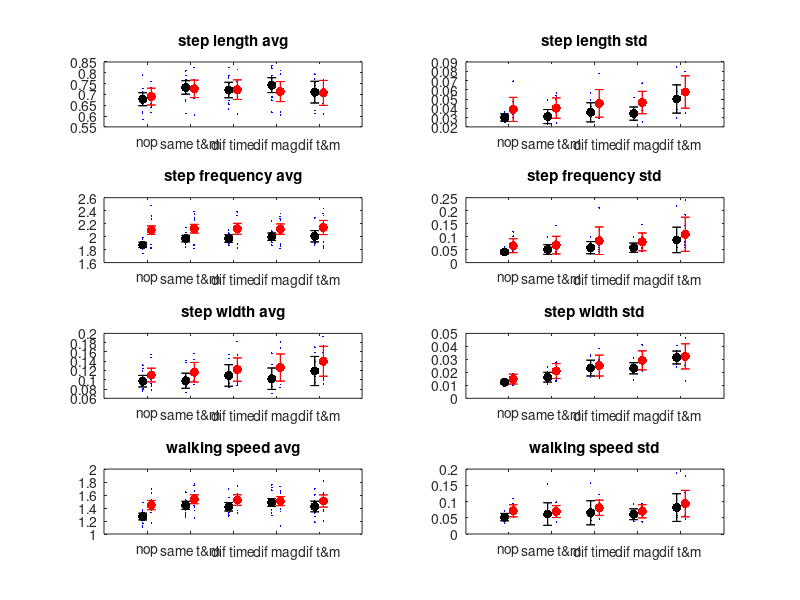

This figure's MATLAB source: (Note: this script raises an error after producing the figure.)
%% plots youngs vs old 
load main_kinem_y
load main_kinem_o
load detrend_y
load detrend_o

conds = {'no_pert' 'same_mf' 'diff_f' 'diff_m' 'diff_fm'};

%% old vs young kinematic with individual subjects
w = 0.1;
% for m=1:length(subjs)
    for i=1:length(conds)
        figure(100)
        subplot(4,2,1)
        xlim([0 6])
%         ylim([0.6 0.85])
        plot(i - w,mean(kinem_y.sl.(conds{i}).avg),'k.','MarkerSize',20), hold on
        plot(i - w,kinem_y.sl.(conds{i}).avg,'b.','MarkerSize',4), hold on
        errorbar(i - w,mean(kinem_y.sl.(conds{i}).avg),mean(kinem_y.sl.(conds{i}).standdev),'k.'), hold on
    end
% end
figure(100)
set(gca, 'XTick', [1,2,3,4,5],'XTickLabel',{'nop' 'same t&m' 'dif time' 'dif mag' 'dif t&m'});
title('step length avg')
% errorbar([1; 2; 3; 4; 5],mean(sl.(conds{i}).avg),mean(sl.(conds{i}).standdev),'.');
% errorbar([0.80 1.15 1.50; 2.60 2.95 3.30; 4.40 4.75 5.10],stridewidth_variation_detrended_bar_plot,error_width_detrended,'.');
% errorbar([0.80 1.15 1.50; 2.60 2.95 3.30; 4.40 4.75 5.10],(stridewidth_variation_detrended_bar_plot + stridewidth_variation_speedtrend_bar_plot),error_width_speedtrend,'.');
% [i-0.1,i,i+0.1]
for i=1:length(conds)
        figure(100)
        subplot(4,2,2)
        xlim([0 6])
%         ylim([0.6 0.85])
        plot(i - w,mean(kinem_y.sl.(conds{i}).standdev),'k.','MarkerSize',20), hold on
        plot(i - w,kinem_y.sl.(conds{i}).standdev,'b.','MarkerSize',4), hold on
        errorbar(i - w,mean(kinem_y.sl.(conds{i}).standdev),mean(std(kinem_y.sl.(conds{i}).standdev)),'k.'), hold on
end
% end
figure(100)
set(gca, 'XTick', [1,2,3,4,5],'XTickLabel',{'nop' 'same t&m' 'dif time' 'dif mag' 'dif t&m'});
title('step length std')

    for i=1:length(conds)
        figure(100)
        subplot(4,2,3)
        xlim([0 6])
%         ylim([0.6 0.85])
        plot(i - w,mean(kinem_y.sf.(conds{i}).avg),'k.','MarkerSize',20), hold on
        plot(i - w,kinem_y.sf.(conds{i}).avg,'b.','MarkerSize',4), hold on
        errorbar(i - w,mean(kinem_y.sf.(conds{i}).avg),mean(kinem_y.sf.(conds{i}).standdev),'k.'), hold on
    end
% end
figure(100)
set(gca, 'XTick', [1,2,3,4,5],'XTickLabel',{'nop' 'same t&m' 'dif time' 'dif mag' 'dif t&m'});
title('step frequency avg')
% errorbar([1; 2; 3; 4; 5],mean(kinem_y.sf.(conds{i}).avg),mean(kinem_y.sf.(conds{i}).standdev),'.');
% errorbar([0.80 1.15 1.50; 2.60 2.95 3.30; 4.40 4.75 5.10],stridewidth_variation_detrended_bar_plot,error_width_detrended,'.');
% errorbar([0.80 1.15 1.50; 2.60 2.95 3.30; 4.40 4.75 5.10],(stridewidth_variation_detrended_bar_plot + stridewidth_variation_speedtrend_bar_plot),error_width_speedtrend,'.');
% [i-0.1,i,i+0.1]
for i=1:length(conds)
        figure(100)
        subplot(4,2,4)
        xlim([0 6])
%         ylim([0.6 0.85])
        plot(i - w,mean(kinem_y.sf.(conds{i}).standdev),'k.','MarkerSize',20), hold on
        plot(i - w,kinem_y.sf.(conds{i}).standdev,'b.','MarkerSize',4), hold on
        errorbar(i - w,mean(kinem_y.sf.(conds{i}).standdev),mean(std(kinem_y.sf.(conds{i}).standdev)),'k.'), hold on
end
% end
figure(100)
set(gca, 'XTick', [1,2,3,4,5],'XTickLabel',{'nop' 'same t&m' 'dif time' 'dif mag' 'dif t&m'});
title('step frequency std')

    for i=1:length(conds)
        figure(100)
        subplot(4,2,5)
        xlim([0 6])
%         ylim([0.6 0.85])
        plot(i - w,mean(kinem_y.sw.(conds{i}).avg),'k.','MarkerSize',20), hold on
        plot(i - w,kinem_y.sw.(conds{i}).avg,'b.','MarkerSize',4), hold on
        errorbar(i - w,mean(kinem_y.sw.(conds{i}).avg),mean(kinem_y.sw.(conds{i}).standdev),'k.'), hold on
    end
% end
figure(100)
set(gca, 'XTick', [1,2,3,4,5],'XTickLabel',{'nop' 'same t&m' 'dif time' 'dif mag' 'dif t&m'});
title('step width avg')
% errorbar([1; 2; 3; 4; 5],mean(kinem_y.sw.(conds{i}).avg),mean(kinem_y.sw.(conds{i}).standdev),'.');
% errorbar([0.80 1.15 1.50; 2.60 2.95 3.30; 4.40 4.75 5.10],stridewidth_variation_detrended_bar_plot,error_width_detrended,'.');
% errorbar([0.80 1.15 1.50; 2.60 2.95 3.30; 4.40 4.75 5.10],(stridewidth_variation_detrended_bar_plot + stridewidth_variation_speedtrend_bar_plot),error_width_speedtrend,'.');
% [i-0.1,i,i+0.1]
for i=1:length(conds)
        figure(100)
        subplot(4,2,6)
        xlim([0 6])
%         ylim([0.6 0.85])
        plot(i - w,mean(kinem_y.sw.(conds{i}).standdev),'k.','MarkerSize',20), hold on
        plot(i - w,kinem_y.sw.(conds{i}).standdev,'b.','MarkerSize',4), hold on
        errorbar(i - w,mean(kinem_y.sw.(conds{i}).standdev),mean(std(kinem_y.sw.(conds{i}).standdev)),'k.'), hold on
end
% end
figure(100)
set(gca, 'XTick', [1,2,3,4,5],'XTickLabel',{'nop' 'same t&m' 'dif time' 'dif mag' 'dif t&m'});
title('step width std')

for i=1:length(conds)
        figure(100)
        subplot(4,2,7)
        xlim([0 6])
%         ylim([0.6 0.85])
        plot(i - w,mean(kinem_y.ws.(conds{i}).avg),'k.','MarkerSize',20), hold on
        plot(i - w,kinem_y.ws.(conds{i}).avg,'b.','MarkerSize',4), hold on
        errorbar(i - w,mean(kinem_y.ws.(conds{i}).avg),mean(kinem_y.ws.(conds{i}).standdev),'k.'), hold on
    end
% end
figure(100)
set(gca, 'XTick', [1,2,3,4,5],'XTickLabel',{'nop' 'same t&m' 'dif time' 'dif mag' 'dif t&m'});
title('walking speed avg')
% errorbar([1; 2; 3; 4; 5],mean(kinem_y.ws.(conds{i}).avg),mean(kinem_y.ws.(conds{i}).standdev),'.');
% errorbar([0.80 1.15 1.50; 2.60 2.95 3.30; 4.40 4.75 5.10],stridewidth_variation_detrended_bar_plot,error_width_detrended,'.');
% errorbar([0.80 1.15 1.50; 2.60 2.95 3.30; 4.40 4.75 5.10],(stridewidth_variation_detrended_bar_plot + stridewidth_variation_speedtrend_bar_plot),error_width_speedtrend,'.');
% [i-0.1,i,i+0.1]
for i=1:length(conds)
        figure(100)
        subplot(4,2,8)
        xlim([0 6])
%         ylim([0.6 0.85])
        plot(i - w,mean(kinem_y.ws.(conds{i}).standdev),'k.','MarkerSize',20), hold on
        plot(i - w,kinem_y.ws.(conds{i}).standdev,'b.','MarkerSize',4), hold on
        errorbar(i - w,mean(kinem_y.ws.(conds{i}).standdev),mean(std(kinem_y.ws.(conds{i}).standdev)),'k.'), hold on
end
% end
figure(100)
set(gca, 'XTick', [1,2,3,4,5],'XTickLabel',{'nop' 'same t&m' 'dif time' 'dif mag' 'dif t&m'});
title('walking speed std')

%old adults 

for i=1:length(conds)
        figure(100)
        subplot(4,2,1)
        xlim([0 6])
%         ylim([0.6 0.85])
        plot(i + w,mean(kinem_o.sl.(conds{i}).avg),'r.','MarkerSize',20), hold on
        plot(i + w,kinem_o.sl.(conds{i}).avg,'b.','MarkerSize',4), hold on
        errorbar(i + w,mean(kinem_o.sl.(conds{i}).avg),mean(kinem_o.sl.(conds{i}).standdev),'r.'), hold on
    end
% end
figure(100)
set(gca, 'XTick', [1,2,3,4,5],'XTickLabel',{'nop' 'same t&m' 'dif time' 'dif mag' 'dif t&m'});
title('step length avg')
% errorbar([1; 2; 3; 4; 5],mean(sl.(conds{i}).avg),mean(sl.(conds{i}).standdev),'.');
% errorbar([0.80 1.15 1.50; 2.60 2.95 3.30; 4.40 4.75 5.10],stridewidth_variation_detrended_bar_plot,error_width_detrended,'.');
% errorbar([0.80 1.15 1.50; 2.60 2.95 3.30; 4.40 4.75 5.10],(stridewidth_variation_detrended_bar_plot + stridewidth_variation_speedtrend_bar_plot),error_width_speedtrend,'.');
% [i-0.1,i,i+0.1]
for i=1:length(conds)
        figure(100)
        subplot(4,2,2)
        xlim([0 6])
%         ylim([0.6 0.85])
        plot(i + w,mean(kinem_o.sl.(conds{i}).standdev),'r.','MarkerSize',20), hold on
        plot(i + w,kinem_o.sl.(conds{i}).standdev,'b.','MarkerSize',4), hold on
        errorbar(i + w,mean(kinem_o.sl.(conds{i}).standdev),mean(std(kinem_o.sl.(conds{i}).standdev)),'r.'), hold on
end
% end
figure(100)
set(gca, 'XTick', [1,2,3,4,5],'XTickLabel',{'nop' 'same t&m' 'dif time' 'dif mag' 'dif t&m'});
title('step length std')

    for i=1:length(conds)
        figure(100)
        subplot(4,2,3)
        xlim([0 6])
%         ylim([0.6 0.85])
        plot(i + w,mean(kinem_o.sf.(conds{i}).avg),'r.','MarkerSize',20), hold on
        plot(i + w,kinem_o.sf.(conds{i}).avg,'b.','MarkerSize',4), hold on
        errorbar(i + w,mean(kinem_o.sf.(conds{i}).avg),mean(kinem_o.sf.(conds{i}).standdev),'r.'), hold on
    end
% end
figure(100)
set(gca, 'XTick', [1,2,3,4,5],'XTickLabel',{'nop' 'same t&m' 'dif time' 'dif mag' 'dif t&m'});
title('step frequency avg')
% errorbar([1; 2; 3; 4; 5],mean(kinem_o.sf.(conds{i}).avg),mean(kinem_o.sf.(conds{i}).standdev),'.');
% errorbar([0.80 1.15 1.50; 2.60 2.95 3.30; 4.40 4.75 5.10],stridewidth_variation_detrended_bar_plot,error_width_detrended,'.');
% errorbar([0.80 1.15 1.50; 2.60 2.95 3.30; 4.40 4.75 5.10],(stridewidth_variation_detrended_bar_plot + stridewidth_variation_speedtrend_bar_plot),error_width_speedtrend,'.');
% [i-0.1,i,i+0.1]
for i=1:length(conds)
        figure(100)
        subplot(4,2,4)
        xlim([0 6])
%         ylim([0.6 0.85])
        plot(i + w,mean(kinem_o.sf.(conds{i}).standdev),'r.','MarkerSize',20), hold on
        plot(i + w,kinem_o.sf.(conds{i}).standdev,'b.','MarkerSize',4), hold on
        errorbar(i + w,mean(kinem_o.sf.(conds{i}).standdev),mean(std(kinem_o.sf.(conds{i}).standdev)),'r.'), hold on
end
% end
figure(100)
set(gca, 'XTick', [1,2,3,4,5],'XTickLabel',{'nop' 'same t&m' 'dif time' 'dif mag' 'dif t&m'});
title('step frequency std')

    for i=1:length(conds)
        figure(100)
        subplot(4,2,5)
        xlim([0 6])
%         ylim([0.6 0.85])
        plot(i + w,mean(kinem_o.sw.(conds{i}).avg),'r.','MarkerSize',20), hold on
        plot(i + w,kinem_o.sw.(conds{i}).avg,'b.','MarkerSize',4), hold on
        errorbar(i + w,mean(kinem_o.sw.(conds{i}).avg),mean(kinem_o.sw.(conds{i}).standdev),'r.'), hold on
    end
% end
figure(100)
set(gca, 'XTick', [1,2,3,4,5],'XTickLabel',{'nop' 'same t&m' 'dif time' 'dif mag' 'dif t&m'});
title('step width avg')
% errorbar([1; 2; 3; 4; 5],mean(kinem_o.sw.(conds{i}).avg),mean(kinem_o.sw.(conds{i}).standdev),'.');
% errorbar([0.80 1.15 1.50; 2.60 2.95 3.30; 4.40 4.75 5.10],stridewidth_variation_detrended_bar_plot,error_width_detrended,'.');
% errorbar([0.80 1.15 1.50; 2.60 2.95 3.30; 4.40 4.75 5.10],(stridewidth_variation_detrended_bar_plot + stridewidth_variation_speedtrend_bar_plot),error_width_speedtrend,'.');
% [i-0.1,i,i+0.1]
for i=1:length(conds)
        figure(100)
        subplot(4,2,6)
        xlim([0 6])
%         ylim([0.6 0.85])
        plot(i + w,mean(kinem_o.sw.(conds{i}).standdev),'r.','MarkerSize',20), hold on
        plot(i + w,kinem_o.sw.(conds{i}).standdev,'b.','MarkerSize',4), hold on
        errorbar(i + w,mean(kinem_o.sw.(conds{i}).standdev),mean(std(kinem_o.sw.(conds{i}).standdev)),'r.'), hold on
end
% end
figure(100)
set(gca, 'XTick', [1,2,3,4,5],'XTickLabel',{'nop' 'same t&m' 'dif time' 'dif mag' 'dif t&m'});
title('step width std')

for i=1:length(conds)
        figure(100)
        subplot(4,2,7)
        xlim([0 6])
%         ylim([0.6 0.85])
        plot(i + w,mean(kinem_o.ws.(conds{i}).avg),'r.','MarkerSize',20), hold on
        plot(i + w,kinem_o.ws.(conds{i}).avg,'b.','MarkerSize',4), hold on
        errorbar(i + w,mean(kinem_o.ws.(conds{i}).avg),mean(kinem_o.ws.(conds{i}).standdev),'r.'), hold on
    end
% end
figure(100)
set(gca, 'XTick', [1,2,3,4,5],'XTickLabel',{'nop' 'same t&m' 'dif time' 'dif mag' 'dif t&m'});
title('walking speed avg')
% errorbar([1; 2; 3; 4; 5],mean(kinem_o.ws.(conds{i}).avg),mean(kinem_o.ws.(conds{i}).standdev),'.');
% errorbar([0.80 1.15 1.50; 2.60 2.95 3.30; 4.40 4.75 5.10],stridewidth_variation_detrended_bar_plot,error_width_detrended,'.');
% errorbar([0.80 1.15 1.50; 2.60 2.95 3.30; 4.40 4.75 5.10],(stridewidth_variation_detrended_bar_plot + stridewidth_variation_speedtrend_bar_plot),error_width_speedtrend,'.');
% [i-0.1,i,i+0.1]
for i=1:length(conds)
        figure(100)
        subplot(4,2,8)
        xlim([0 6])
%         ylim([0.6 0.85])
        plot(i + w,mean(kinem_o.ws.(conds{i}).standdev),'r.','MarkerSize',20), hold on
        plot(i + w,kinem_o.ws.(conds{i}).standdev,'b.','MarkerSize',4), hold on
        errorbar(i + w,mean(kinem_o.ws.(conds{i}).standdev),mean(std(kinem_o.ws.(conds{i}).standdev)),'r.'), hold on
end
% end
figure(100)
set(gca, 'XTick', [1,2,3,4,5],'XTickLabel',{'nop' 'same t&m' 'dif time' 'dif mag' 'dif t&m'});
title('walking speed std')
%% plots youngs vs old - no individual subjects 
load main_kinem_y
load main_kinem_o

conds = {'no_pert' 'same_mf' 'diff_f' 'diff_m' 'diff_fm'};
w = 0.1;
% for m=1:length(subjs)
    for i=1:length(conds)
        figure(100)
        subplot(4,2,1)
        xlim([0 6])
%         ylim([0.6 0.85])
        plot(i - w,mean(kinem_y.sl.(conds{i}).avg),'k.','MarkerSize',20), hold on
%         plot(i - w,kinem_y.sl.(conds{i}).avg,'b.','MarkerSize',4), hold on
        errorbar(i - w,mean(kinem_y.sl.(conds{i}).avg),mean(kinem_y.sl.(conds{i}).standdev),'k.'), hold on
    end
% end
figure(100)
set(gca, 'XTick', [1,2,3,4,5],'XTickLabel',{'nop' 'same t&m' 'dif time' 'dif mag' 'dif t&m'});
title('step length avg')
% errorbar([1; 2; 3; 4; 5],mean(sl.(conds{i}).avg),mean(sl.(conds{i}).standdev),'.');
% errorbar([0.80 1.15 1.50; 2.60 2.95 3.30; 4.40 4.75 5.10],stridewidth_variation_detrended_bar_plot,error_width_detrended,'.');
% errorbar([0.80 1.15 1.50; 2.60 2.95 3.30; 4.40 4.75 5.10],(stridewidth_variation_detrended_bar_plot + stridewidth_variation_speedtrend_bar_plot),error_width_speedtrend,'.');
% [i-0.1,i,i+0.1]
for i=1:length(conds)
        figure(100)
        subplot(4,2,2)
        xlim([0 6])
%         ylim([0.6 0.85])
        plot(i - w,mean(kinem_y.sl.(conds{i}).standdev),'k.','MarkerSize',20), hold on
%         plot(i - w,kinem_y.sl.(conds{i}).standdev,'b.','MarkerSize',4), hold on
        errorbar(i - w,mean(kinem_y.sl.(conds{i}).standdev),mean(std(kinem_y.sl.(conds{i}).standdev)),'k.'), hold on
end
% end
figure(100)
set(gca, 'XTick', [1,2,3,4,5],'XTickLabel',{'nop' 'same t&m' 'dif time' 'dif mag' 'dif t&m'});
title('step length std')

    for i=1:length(conds)
        figure(100)
        subplot(4,2,3)
        xlim([0 6])
%         ylim([0.6 0.85])
        plot(i - w,mean(kinem_y.sf.(conds{i}).avg),'k.','MarkerSize',20), hold on
%         plot(i - w,kinem_y.sf.(conds{i}).avg,'b.','MarkerSize',4), hold on
        errorbar(i - w,mean(kinem_y.sf.(conds{i}).avg),mean(kinem_y.sf.(conds{i}).standdev),'k.'), hold on
    end
% end
figure(100)
set(gca, 'XTick', [1,2,3,4,5],'XTickLabel',{'nop' 'same t&m' 'dif time' 'dif mag' 'dif t&m'});
title('step frequency avg')
% errorbar([1; 2; 3; 4; 5],mean(kinem_y.sf.(conds{i}).avg),mean(kinem_y.sf.(conds{i}).standdev),'.');
% errorbar([0.80 1.15 1.50; 2.60 2.95 3.30; 4.40 4.75 5.10],stridewidth_variation_detrended_bar_plot,error_width_detrended,'.');
% errorbar([0.80 1.15 1.50; 2.60 2.95 3.30; 4.40 4.75 5.10],(stridewidth_variation_detrended_bar_plot + stridewidth_variation_speedtrend_bar_plot),error_width_speedtrend,'.');
% [i-0.1,i,i+0.1]
for i=1:length(conds)
        figure(100)
        subplot(4,2,4)
        xlim([0 6])
%         ylim([0.6 0.85])
        plot(i - w,mean(kinem_y.sf.(conds{i}).standdev),'k.','MarkerSize',20), hold on
%         plot(i - w,kinem_y.sf.(conds{i}).standdev,'b.','MarkerSize',4), hold on
        errorbar(i - w,mean(kinem_y.sf.(conds{i}).standdev),mean(std(kinem_y.sf.(conds{i}).standdev)),'k.'), hold on
end
% end
figure(100)
set(gca, 'XTick', [1,2,3,4,5],'XTickLabel',{'nop' 'same t&m' 'dif time' 'dif mag' 'dif t&m'});
title('step frequency std')

    for i=1:length(conds)
        figure(100)
        subplot(4,2,5)
        xlim([0 6])
%         ylim([0.6 0.85])
        plot(i - w,mean(kinem_y.sw.(conds{i}).avg),'k.','MarkerSize',20), hold on
%         plot(i - w,kinem_y.sw.(conds{i}).avg,'b.','MarkerSize',4), hold on
        errorbar(i - w,mean(kinem_y.sw.(conds{i}).avg),mean(kinem_y.sw.(conds{i}).standdev),'k.'), hold on
    end
% end
figure(100)
set(gca, 'XTick', [1,2,3,4,5],'XTickLabel',{'nop' 'same t&m' 'dif time' 'dif mag' 'dif t&m'});
title('step width avg')
% errorbar([1; 2; 3; 4; 5],mean(kinem_y.sw.(conds{i}).avg),mean(kinem_y.sw.(conds{i}).standdev),'.');
% errorbar([0.80 1.15 1.50; 2.60 2.95 3.30; 4.40 4.75 5.10],stridewidth_variation_detrended_bar_plot,error_width_detrended,'.');
% errorbar([0.80 1.15 1.50; 2.60 2.95 3.30; 4.40 4.75 5.10],(stridewidth_variation_detrended_bar_plot + stridewidth_variation_speedtrend_bar_plot),error_width_speedtrend,'.');
% [i-0.1,i,i+0.1]
for i=1:length(conds)
        figure(100)
        subplot(4,2,6)
        xlim([0 6])
%         ylim([0.6 0.85])
        plot(i - w,mean(kinem_y.sw.(conds{i}).standdev),'k.','MarkerSize',20), hold on
%         plot(i - w,kinem_y.sw.(conds{i}).standdev,'b.','MarkerSize',4), hold on
        errorbar(i - w,mean(kinem_y.sw.(conds{i}).standdev),mean(std(kinem_y.sw.(conds{i}).standdev)),'k.'), hold on
end
% end
figure(100)
set(gca, 'XTick', [1,2,3,4,5],'XTickLabel',{'nop' 'same t&m' 'dif time' 'dif mag' 'dif t&m'});
title('step width std')

for i=1:length(conds)
        figure(100)
        subplot(4,2,7)
        xlim([0 6])
%         ylim([0.6 0.85])
        plot(i - w,mean(kinem_y.ws.(conds{i}).avg),'k.','MarkerSize',20), hold on
%         plot(i - w,kinem_y.ws.(conds{i}).avg,'b.','MarkerSize',4), hold on
        errorbar(i - w,mean(kinem_y.ws.(conds{i}).avg),mean(kinem_y.ws.(conds{i}).standdev),'k.'), hold on
    end
% end
figure(100)
set(gca, 'XTick', [1,2,3,4,5],'XTickLabel',{'nop' 'same t&m' 'dif time' 'dif mag' 'dif t&m'});
title('walking speed avg')
% errorbar([1; 2; 3; 4; 5],mean(kinem_y.ws.(conds{i}).avg),mean(kinem_y.ws.(conds{i}).standdev),'.');
% errorbar([0.80 1.15 1.50; 2.60 2.95 3.30; 4.40 4.75 5.10],stridewidth_variation_detrended_bar_plot,error_width_detrended,'.');
% errorbar([0.80 1.15 1.50; 2.60 2.95 3.30; 4.40 4.75 5.10],(stridewidth_variation_detrended_bar_plot + stridewidth_variation_speedtrend_bar_plot),error_width_speedtrend,'.');
% [i-0.1,i,i+0.1]
for i=1:length(conds)
        figure(100)
        subplot(4,2,8)
        xlim([0 6])
%         ylim([0.6 0.85])
        plot(i - w,mean(kinem_y.ws.(conds{i}).standdev),'k.','MarkerSize',20), hold on
%         plot(i - w,kinem_y.ws.(conds{i}).standdev,'b.','MarkerSize',4), hold on
        errorbar(i - w,mean(kinem_y.ws.(conds{i}).standdev),mean(std(kinem_y.ws.(conds{i}).standdev)),'k.'), hold on
end
% end
figure(100)
set(gca, 'XTick', [1,2,3,4,5],'XTickLabel',{'nop' 'same t&m' 'dif time' 'dif mag' 'dif t&m'});
title('walking speed std')

%old adults 

for i=1:length(conds)
        figure(100)
        subplot(4,2,1)
        xlim([0 6])
%         ylim([0.6 0.85])
        plot(i + w,mean(kinem_o.sl.(conds{i}).avg),'r.','MarkerSize',20), hold on
%         plot(i + w,kinem_o.sl.(conds{i}).avg,'b.','MarkerSize',4), hold on
        errorbar(i + w,mean(kinem_o.sl.(conds{i}).avg),mean(kinem_o.sl.(conds{i}).standdev),'r.'), hold on
    end
% end
figure(100)
set(gca, 'XTick', [1,2,3,4,5],'XTickLabel',{'nop' 'same t&m' 'dif time' 'dif mag' 'dif t&m'});
title('step length avg')
% errorbar([1; 2; 3; 4; 5],mean(sl.(conds{i}).avg),mean(sl.(conds{i}).standdev),'.');
% errorbar([0.80 1.15 1.50; 2.60 2.95 3.30; 4.40 4.75 5.10],stridewidth_variation_detrended_bar_plot,error_width_detrended,'.');
% errorbar([0.80 1.15 1.50; 2.60 2.95 3.30; 4.40 4.75 5.10],(stridewidth_variation_detrended_bar_plot + stridewidth_variation_speedtrend_bar_plot),error_width_speedtrend,'.');
% [i-0.1,i,i+0.1]
for i=1:length(conds)
        figure(100)
        subplot(4,2,2)
        xlim([0 6])
%         ylim([0.6 0.85])
        plot(i + w,mean(kinem_o.sl.(conds{i}).standdev),'r.','MarkerSize',20), hold on
%         plot(i + w,kinem_o.sl.(conds{i}).standdev,'b.','MarkerSize',4), hold on
        errorbar(i + w,mean(kinem_o.sl.(conds{i}).standdev),mean(std(kinem_o.sl.(conds{i}).standdev)),'r.'), hold on
end
% end
figure(100)
set(gca, 'XTick', [1,2,3,4,5],'XTickLabel',{'nop' 'same t&m' 'dif time' 'dif mag' 'dif t&m'});
title('step length std')

    for i=1:length(conds)
        figure(100)
        subplot(4,2,3)
        xlim([0 6])
%         ylim([0.6 0.85])
        plot(i + w,mean(kinem_o.sf.(conds{i}).avg),'r.','MarkerSize',20), hold on
%         plot(i + w,kinem_o.sf.(conds{i}).avg,'b.','MarkerSize',4), hold on
        errorbar(i + w,mean(kinem_o.sf.(conds{i}).avg),mean(kinem_o.sf.(conds{i}).standdev),'r.'), hold on
    end
% end
figure(100)
set(gca, 'XTick', [1,2,3,4,5],'XTickLabel',{'nop' 'same t&m' 'dif time' 'dif mag' 'dif t&m'});
title('step frequency avg')
% errorbar([1; 2; 3; 4; 5],mean(kinem_o.sf.(conds{i}).avg),mean(kinem_o.sf.(conds{i}).standdev),'.');
% errorbar([0.80 1.15 1.50; 2.60 2.95 3.30; 4.40 4.75 5.10],stridewidth_variation_detrended_bar_plot,error_width_detrended,'.');
% errorbar([0.80 1.15 1.50; 2.60 2.95 3.30; 4.40 4.75 5.10],(stridewidth_variation_detrended_bar_plot + stridewidth_variation_speedtrend_bar_plot),error_width_speedtrend,'.');
% [i-0.1,i,i+0.1]
for i=1:length(conds)
        figure(100)
        subplot(4,2,4)
        xlim([0 6])
%         ylim([0.6 0.85])
        plot(i + w,mean(kinem_o.sf.(conds{i}).standdev),'r.','MarkerSize',20), hold on
%         plot(i + w,kinem_o.sf.(conds{i}).standdev,'b.','MarkerSize',4), hold on
        errorbar(i + w,mean(kinem_o.sf.(conds{i}).standdev),mean(std(kinem_o.sf.(conds{i}).standdev)),'r.'), hold on
end
% end
figure(100)
set(gca, 'XTick', [1,2,3,4,5],'XTickLabel',{'nop' 'same t&m' 'dif time' 'dif mag' 'dif t&m'});
title('step frequency std')

    for i=1:length(conds)
        figure(100)
        subplot(4,2,5)
        xlim([0 6])
%         ylim([0.6 0.85])
        plot(i + w,mean(kinem_o.sw.(conds{i}).avg),'r.','MarkerSize',20), hold on
%         plot(i + w,kinem_o.sw.(conds{i}).avg,'b.','MarkerSize',4), hold on
        errorbar(i + w,mean(kinem_o.sw.(conds{i}).avg),mean(kinem_o.sw.(conds{i}).standdev),'r.'), hold on
    end
% end
figure(100)
set(gca, 'XTick', [1,2,3,4,5],'XTickLabel',{'nop' 'same t&m' 'dif time' 'dif mag' 'dif t&m'});
title('step width avg')
% errorbar([1; 2; 3; 4; 5],mean(kinem_o.sw.(conds{i}).avg),mean(kinem_o.sw.(conds{i}).standdev),'.');
% errorbar([0.80 1.15 1.50; 2.60 2.95 3.30; 4.40 4.75 5.10],stridewidth_variation_detrended_bar_plot,error_width_detrended,'.');
% errorbar([0.80 1.15 1.50; 2.60 2.95 3.30; 4.40 4.75 5.10],(stridewidth_variation_detrended_bar_plot + stridewidth_variation_speedtrend_bar_plot),error_width_speedtrend,'.');
% [i-0.1,i,i+0.1]
for i=1:length(conds)
        figure(100)
        subplot(4,2,6)
        xlim([0 6])
%         ylim([0.6 0.85])
        plot(i + w,mean(kinem_o.sw.(conds{i}).standdev),'r.','MarkerSize',20), hold on
%         plot(i + w,kinem_o.sw.(conds{i}).standdev,'b.','MarkerSize',4), hold on
        errorbar(i + w,mean(kinem_o.sw.(conds{i}).standdev),mean(std(kinem_o.sw.(conds{i}).standdev)),'r.'), hold on
end
% end
figure(100)
set(gca, 'XTick', [1,2,3,4,5],'XTickLabel',{'nop' 'same t&m' 'dif time' 'dif mag' 'dif t&m'});
title('step width std')

for i=1:length(conds)
        figure(100)
        subplot(4,2,7)
        xlim([0 6])
%         ylim([0.6 0.85])
        plot(i + w,mean(kinem_o.ws.(conds{i}).avg),'r.','MarkerSize',20), hold on
%         plot(i + w,kinem_o.ws.(conds{i}).avg,'b.','MarkerSize',4), hold on
        errorbar(i + w,mean(kinem_o.ws.(conds{i}).avg),mean(kinem_o.ws.(conds{i}).standdev),'r.'), hold on
    end
% end
figure(100)
set(gca, 'XTick', [1,2,3,4,5],'XTickLabel',{'nop' 'same t&m' 'dif time' 'dif mag' 'dif t&m'});
title('walking speed avg')
% errorbar([1; 2; 3; 4; 5],mean(kinem_o.ws.(conds{i}).avg),mean(kinem_o.ws.(conds{i}).standdev),'.');
% errorbar([0.80 1.15 1.50; 2.60 2.95 3.30; 4.40 4.75 5.10],stridewidth_variation_detrended_bar_plot,error_width_detrended,'.');
% errorbar([0.80 1.15 1.50; 2.60 2.95 3.30; 4.40 4.75 5.10],(stridewidth_variation_detrended_bar_plot + stridewidth_variation_speedtrend_bar_plot),error_width_speedtrend,'.');
% [i-0.1,i,i+0.1]
for i=1:length(conds)
        figure(100)
        subplot(4,2,8)
        xlim([0 6])
%         ylim([0.6 0.85])
        plot(i + w,mean(kinem_o.ws.(conds{i}).standdev),'r.','MarkerSize',20), hold on
%         plot(i + w,kinem_o.ws.(conds{i}).standdev,'b.','MarkerSize',4), hold on
        errorbar(i + w,mean(kinem_o.ws.(conds{i}).standdev),mean(std(kinem_o.ws.(conds{i}).standdev)),'r.'), hold on
end
% end
figure(100)
set(gca, 'XTick', [1,2,3,4,5],'XTickLabel',{'nop' 'same t&m' 'dif time' 'dif mag' 'dif t&m'});
title('walking speed std')

%% detrended old vs young
conds_s= ["no_pert" "same_mf" "diff_f" "diff_m" "diff_fm"];
m = 1;
comb_stack = zeros(10,2);
detrend_y.stack_p=[];
for i=conds_s    
detrend_y.(i).det_avg = mean(detrend_y.(i).slminusfit);
detrend_y.(i).speedt_avg = mean(detrend_y.(i).speedtrend);
comb_stack(m,:) = [mean(detrend_y.(i).slminusfit), mean(detrend_y.(i).speedtrend)];
m = m + 2;
end
m = 2;
for i=conds_s    
detrend_o.(i).det_avg = mean(detrend_o.(i).slminusfit);
detrend_o.(i).speedt_avg = mean(detrend_o.(i).speedtrend);
comb_stack(m,:) = [mean(detrend_o.(i).slminusfit), mean(detrend_o.(i).speedtrend)];
m = m + 2;
end

figure
bar([0.9,1.1,1.9,2.1,2.9,3.1,3.9,4.1,4.9,5.1],comb_stack,'stacked')
% legend('detrended','speedtrend')
% set(gca, 'XTick', [0.1,1.1,1.9,2.1,2.9,3.1,3.9,4.1,4.9,5.1,5.9,6.1,6.9,7.1,7.9,8.1,8.9,9.1,9.9,10.1],'XTickLabel',{'no pert' 'same mf' 'diff f' 'diff m' 'diff fm'});
set(gca, 'XTick', [1,2,3,4,5],'XTickLabel',{'no pert' 'same mf' 'diff f' 'diff m' 'diff fm'});
ylabel('variance (m^2)')
%% rearange the data 
kinem_nam = {'sl' 'sf' 'sw' 'ws'};
conds = {'no_pert' 'same_mf' 'diff_f' 'diff_m' 'diff_fm'};
for i=1:length(kinem_nam)
    for m=1:length(conds)
    kinem_y.(kinem_nam{i}).all_var(:,m)=(kinem_y.(kinem_nam{i}).(conds{m}).vardev)';
    end
end

%% plots youngs vs old - no individual subjects - box plots 
load main_kinem_y
load main_kinem_o

conds = {'no_pert' 'same_mf' 'diff_f' 'diff_m' 'diff_fm'};
w = [0.05,0.054,0.058,0.062,0.066,0.07,0.074,0.076,0.08,0.084];
w2 = [0.054,0.058,0.062,0.066,0.07,0.074,0.076,0.08,0.084];

x = [0.8;1.8;2.8;3.8;4.8];
x2 = [1.2;2.2;3.2;4.2;5.2];
z = repmat(x,1,10);
z2 = repmat(x2,1,9);
% for m=1:length(subjs)
    for i=1:length(conds)
        figure(110)
        subplot(4,2,1)
%         xlim([0 6])
%         ylim([0.6 0.85])
          boxchart(z(i,:),kinem_y.sl.(conds{i}).avg,'MarkerStyle','none','BoxWidth',0.3,'BoxFaceColor','k'), hold on
          boxchart(z2(i,:),kinem_o.sl.(conds{i}).avg,'MarkerStyle','none','BoxWidth',0.3,'BoxFaceColor','r'), hold on

%         plot(i,mean(kinem_y.sl.(conds{i}).avg),'k.','MarkerSize',20), hold on
          plot(x(i)- w,kinem_y.sl.(conds{i}).avg,'k.','MarkerSize',4), hold on
          plot(x2(i) + w2,kinem_o.sl.(conds{i}).avg,'r.','MarkerSize',4), hold on
%         errorbar(i - w,mean(kinem_y.sl.(conds{i}).avg),mean(kinem_y.sl.(conds{i}).standdev),'k.'), hold on
    end
% end
figure(110)
set(gca, 'XTick', [1,2,3,4,5],'XTickLabel',{'nop' 'same t&m' 'dif time' 'dif mag' 'dif t&m'});
title('step length avg')

    for i=1:length(conds)
        figure(110)
        subplot(4,2,2)
%         xlim([0 6])
%         ylim([0.6 0.85])
          boxchart(z(i,:),kinem_y.sl.(conds{i}).standdev,'MarkerStyle','none','BoxWidth',0.3,'BoxFaceColor','k'), hold on
          boxchart(z2(i,:),kinem_o.sl.(conds{i}).standdev,'MarkerStyle','none','BoxWidth',0.3,'BoxFaceColor','r'), hold on

%         plot(i,mean(kinem_y.sl.(conds{i}).avg),'k.','MarkerSize',20), hold on
          plot(x(i)- w,kinem_y.sl.(conds{i}).standdev,'k.','MarkerSize',4), hold on
          plot(x2(i) + w2,kinem_o.sl.(conds{i}).standdev,'r.','MarkerSize',4), hold on
%         errorbar(i - w,mean(kinem_y.sl.(conds{i}).avg),mean(kinem_y.sl.(conds{i}).standdev),'k.'), hold on
    end
% end
figure(110)
set(gca, 'XTick', [1,2,3,4,5],'XTickLabel',{'nop' 'same t&m' 'dif time' 'dif mag' 'dif t&m'});
title('step length std')

for i=1:length(conds)
        figure(110)
        subplot(4,2,3)
%         xlim([0 6])
%         ylim([0.6 0.85])
          boxchart(z(i,:),kinem_y.sf.(conds{i}).avg,'MarkerStyle','none','BoxWidth',0.3,'BoxFaceColor','k'), hold on
          boxchart(z2(i,:),kinem_o.sf.(conds{i}).avg,'MarkerStyle','none','BoxWidth',0.3,'BoxFaceColor','r'), hold on

%         plot(i,mean(kinem_y.sf.(conds{i}).avg),'k.','MarkerSize',20), hold on
          plot(x(i)- w,kinem_y.sf.(conds{i}).avg,'k.','MarkerSize',4), hold on
          plot(x2(i) + w2,kinem_o.sf.(conds{i}).avg,'r.','MarkerSize',4), hold on
%         errorbar(i - w,mean(kinem_y.sf.(conds{i}).avg),mean(kinem_y.sf.(conds{i}).standdev),'k.'), hold on
    end
% end
figure(110)
set(gca, 'XTick', [1,2,3,4,5],'XTickLabel',{'nop' 'same t&m' 'dif time' 'dif mag' 'dif t&m'});
title('step freq avg')

    for i=1:length(conds)
        figure(110)
        subplot(4,2,4)
%         xlim([0 6])
%         ylim([0.6 0.85])
          boxchart(z(i,:),kinem_y.sf.(conds{i}).standdev,'MarkerStyle','none','BoxWidth',0.3,'BoxFaceColor','k'), hold on
          boxchart(z2(i,:),kinem_o.sf.(conds{i}).standdev,'MarkerStyle','none','BoxWidth',0.3,'BoxFaceColor','r'), hold on

%         plot(i,mean(kinem_y.sf.(conds{i}).avg),'k.','MarkerSize',20), hold on
          plot(x(i)- w,kinem_y.sf.(conds{i}).standdev,'k.','MarkerSize',4), hold on
          plot(x2(i) + w2,kinem_o.sf.(conds{i}).standdev,'r.','MarkerSize',4), hold on
%         errorbar(i - w,mean(kinem_y.sf.(conds{i}).avg),mean(kinem_y.sf.(conds{i}).standdev),'k.'), hold on
    end
% end
figure(110)
set(gca, 'XTick', [1,2,3,4,5],'XTickLabel',{'nop' 'same t&m' 'dif time' 'dif mag' 'dif t&m'});
title('step freq std')

for i=1:length(conds)
        figure(110)
        subplot(4,2,5)
%         xlim([0 6])
%         ylim([0.6 0.85])
          boxchart(z(i,:),kinem_y.sw.(conds{i}).avg,'MarkerStyle','none','BoxWidth',0.3,'BoxFaceColor','k'), hold on
          boxchart(z2(i,:),kinem_o.sw.(conds{i}).avg,'MarkerStyle','none','BoxWidth',0.3,'BoxFaceColor','r'), hold on

%         plot(i,mean(kinem_y.sw.(conds{i}).avg),'k.','MarkerSize',20), hold on
          plot(x(i)- w,kinem_y.sw.(conds{i}).avg,'k.','MarkerSize',4), hold on
          plot(x2(i) + w2,kinem_o.sw.(conds{i}).avg,'r.','MarkerSize',4), hold on
%         errorbar(i - w,mean(kinem_y.sw.(conds{i}).avg),mean(kinem_y.sw.(conds{i}).standdev),'k.'), hold on
    end
% end
figure(110)
set(gca, 'XTick', [1,2,3,4,5],'XTickLabel',{'nop' 'same t&m' 'dif time' 'dif mag' 'dif t&m'});
title('step width avg')

    for i=1:length(conds)
        figure(110)
        subplot(4,2,6)
%         xlim([0 6])
%         ylim([0.6 0.85])
          boxchart(z(i,:),kinem_y.sw.(conds{i}).standdev,'MarkerStyle','none','BoxWidth',0.3,'BoxFaceColor','k'), hold on
          boxchart(z2(i,:),kinem_o.sw.(conds{i}).standdev,'MarkerStyle','none','BoxWidth',0.3,'BoxFaceColor','r'), hold on

%         plot(i,mean(kinem_y.sw.(conds{i}).avg),'k.','MarkerSize',20), hold on
          plot(x(i)- w,kinem_y.sw.(conds{i}).standdev,'k.','MarkerSize',4), hold on
          plot(x2(i) + w2,kinem_o.sw.(conds{i}).standdev,'r.','MarkerSize',4), hold on
%         errorbar(i - w,mean(kinem_y.sw.(conds{i}).avg),mean(kinem_y.sw.(conds{i}).standdev),'k.'), hold on
    end
% end
figure(110)
set(gca, 'XTick', [1,2,3,4,5],'XTickLabel',{'nop' 'same t&m' 'dif time' 'dif mag' 'dif t&m'});
title('step width std')

for i=1:length(conds)
        figure(110)
        subplot(4,2,7)
%         xlim([0 6])
%         ylim([0.6 0.85])
          boxchart(z(i,:),kinem_y.ws.(conds{i}).avg,'MarkerStyle','none','BoxWidth',0.3,'BoxFaceColor','k'), hold on
          boxchart(z2(i,:),kinem_o.ws.(conds{i}).avg,'MarkerStyle','none','BoxWidth',0.3,'BoxFaceColor','r'), hold on

%         plot(i,mean(kinem_y.ws.(conds{i}).avg),'k.','MarkerSize',20), hold on
          plot(x(i)- w,kinem_y.ws.(conds{i}).avg,'k.','MarkerSize',4), hold on
          plot(x2(i) + w2,kinem_o.ws.(conds{i}).avg,'r.','MarkerSize',4), hold on
%         errorbar(i - w,mean(kinem_y.ws.(conds{i}).avg),mean(kinem_y.ws.(conds{i}).standdev),'k.'), hold on
    end
% end
figure(110)
set(gca, 'XTick', [1,2,3,4,5],'XTickLabel',{'nop' 'same t&m' 'dif time' 'dif mag' 'dif t&m'});
title('walking speed avg')

    for i=1:length(conds)
        figure(110)
        subplot(4,2,8)
%         xlim([0 6])
%         ylim([0.6 0.85])
          boxchart(z(i,:),kinem_y.ws.(conds{i}).standdev,'MarkerStyle','none','BoxWidth',0.3,'BoxFaceColor','k'), hold on
          boxchart(z2(i,:),kinem_o.ws.(conds{i}).standdev,'MarkerStyle','none','BoxWidth',0.3,'BoxFaceColor','r'), hold on

%         plot(i,mean(kinem_y.ws.(conds{i}).avg),'k.','MarkerSize',20), hold on
          plot(x(i)- w,kinem_y.ws.(conds{i}).standdev,'k.','MarkerSize',4), hold on
          plot(x2(i) + w2,kinem_o.ws.(conds{i}).standdev,'r.','MarkerSize',4), hold on
%         errorbar(i - w,mean(kinem_y.ws.(conds{i}).avg),mean(kinem_y.ws.(conds{i}).standdev),'k.'), hold on
    end
% end
figure(110)
set(gca, 'XTick', [1,2,3,4,5],'XTickLabel',{'nop' 'same t&m' 'dif time' 'dif mag' 'dif t&m'});
title('walking speed std')

